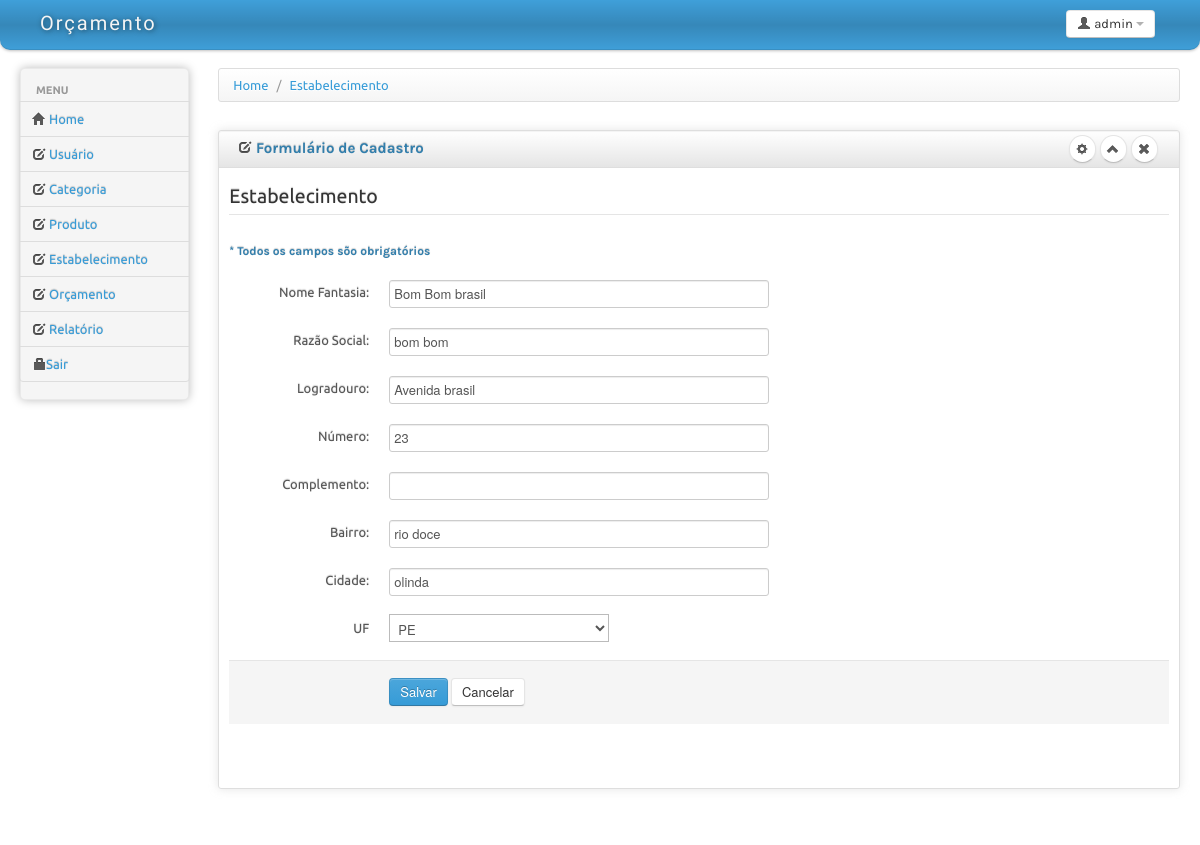
Page /estabelecimento/frmEstabelecimentoAlterar.php?id=1 on the committed database.
### tables this page shows
CREATE TABLE IF NOT EXISTS `estabelecimento` (
  `id_Estabelecimento` int(11) NOT NULL AUTO_INCREMENT,
  `nome_fantasia_estabelecimento` varchar(60) NOT NULL,
  `razao_social_estabelecimento` varchar(60) NOT NULL,
  `logradouro_estabelecimento` varchar(70) DEFAULT NULL,
  `numero_estabelecimento` varchar(6) DEFAULT NULL,
  `complemento_estabelecimento` varchar(45) DEFAULT NULL,
  `bairro_estabelecimento` varchar(45) NOT NULL,
  `cidade_estabelecimento` varchar(45) NOT NULL,
  `UF_estabelecimento` char(1) NOT NULL,
  `inclusao_estabelecimento` datetime DEFAULT NULL,
  PRIMARY KEY (`id_Estabelecimento`)
);

### Conexao/ConexaoPDO.php (called while the page is built)
<?php
class ConexaoPDO {
	private static $instancia;
 	private $db;
	private function __construct() {
			try{
				if(true){
					$host = "localhost";
					$user = "root";
					$pass = "";
					$dbname = "orcamento";
				}
				$this->db = new PDO("mysql:host=$host; dbname=$dbname",$user,$pass);
				$this->db->setAttribute(PDO::ATTR_ERRMODE, PDO::ERRMODE_EXCEPTION);
				$this->db->setAttribute(PDO::MYSQL_ATTR_USE_BUFFERED_QUERY, true);
				$this->db->exec("SET lc_time_names='pt_br'");
			}catch (PDOException $e) {
				throw new BancoException($e);
			}
		}
		 public static function getInstancia() {
			 if (!isset(self::$instancia)) {
				 self::$instancia = new ConexaoPdo();
			 }
			 return self::$instancia;
		 }
		 public function getDb() {
			 return $this->db;
		 }
 }
?>

### estabelecimento/repositorioEstabelecimento.php (called while the page is built, shortened)
<?php
require_once ('classeEstabelecimento.php');
require_once ('../Conexao/ConexaoPDO.php');
class RepositorioEstabelecimento
{
	private $conn;
	private static $instancia;
	private function __construct()
	{
		$this->conn = ConexaoPDO::getInstancia()->getDb();
	}
	public static function getInstancia()
	{
		if(!isset(self::$instancia))
			self::$instancia = new RepositorioEstabelecimento();
		return self::$instancia;
	}
	public function retornaObjeto($array)
	{
		return new Estabelecimento($array["id_Estabelecimento"], $array["nome_fantasia_estabelecimento"], $array["razao_social_estabelecimento"],$array["logradouro_estabelecimento"],$array["numero_estabelecimento"],$array["complemento_estabelecimento"],$array["bairro_estabelecimento"], $array["cidade_estabelecimento"],$array["UF_estabelecimento"]);
	}
	public function visualizar($id)
	{
		try{
		$retorno = null;
		$objEstabelecimento = new Estabelecimento($id,null,null,null,null,null, null,null,null);
		$sql = "SELECT * FROM estabelecimento WHERE id_Estabelecimento = :id";
		$this->stm = $this->conn->prepare($sql);
		$this->stm->bindValue(":id", $objEstabelecimento->getId());
		$this->stm->execute();
		while($result = $this->stm->fetch(PDO::FETCH_ASSOC))
		{
			$retorno[]=$this->retornaObjeto($result);
		}
		return $retorno;
		}
		catch(PDOException $e)
		{
		throw new MensagemTvException($e->getMessage());
		}
	}
}
?>

### estabelecimento/classeEstabelecimento.php (called while the page is built, shortened)
<?php
Class Estabelecimento
{
	private $id;
	private $nomeFantasia;
	private $razaoSocial;
	private $logradouro;
	private $numero;
	private $complemento;
	private $bairro;
	private $cidade;
	private $estado;
	function __construct($id = null,
						$nomeFantasia = null,
						$razaoSocial = null,
						$logradouro = null,
						$numero = null,
						$complemento = null,
						$bairro = null,
						$cidade = null,
						$estado = null)
	{
		$this->id = $id;
		$this->nomeFantasia = $nomeFantasia;
		$this->razaoSocial = $razaoSocial;
		$this->logradouro = $logradouro;
		$this->numero = $numero;
		$this->complemento = $complemento;
		$this->bairro = $bairro ;
		$this->cidade = $cidade;
		$this->estado = $estado;
	}
	function getId()
	{
		return $this->id;
	}
	function getNomeFantasia()
	{
		return $this->nomeFantasia;
	}
	function getRazaoSocial()
	{
		return $this->razaoSocial;
	}
	function getLogradouro()
	{
		return $this->logradouro;
	}
	function getNumero()
	{
		return $this->numero;
	}
	function getComplemento()
	{
		return $this->complemento;
	}
	function getBairro()
	{
		return $this->bairro;
	}
	function getCidade()
	{
		return $this->cidade;
	}
	function getEstado()
	{
		return $this->estado;
	}
}
?>

### estabelecimento/frmEstabelecimentoAlterar.php (the view, shortened to what this page needs)
<!DOCTYPE html>
<html lang="pt">
<head>
	<link id="bs-css" href="../estrutura/css/bootstrap-cerulean.css" rel="stylesheet">
	<link href="../estrutura/css/bootstrap-responsive.css" rel="stylesheet">
	<link href="../estrutura/css/charisma-app.css" rel="stylesheet">
	<link href="../estrutura/css/jquery-ui-1.8.21.custom.css" rel="stylesheet">
	<link href='../estrutura/css/fullcalendar.css' rel='stylesheet'>
	<link href='../estrutura/css/fullcalendar.print.css' rel='stylesheet'  media='print'>
	<link href='../estrutura/css/chosen.css' rel='stylesheet'>
	<link href='../estrutura/css/uniform.default.css' rel='stylesheet'>
	<link href='../estrutura/css/colorbox.css' rel='stylesheet'>
	<link href='../estrutura/css/jquery.cleditor.css' rel='stylesheet'>
	<link href='../estrutura/css/jquery.noty.css' rel='stylesheet'>
	<link href='../estrutura/css/noty_theme_default.css' rel='stylesheet'>
	<link href='../estrutura/css/elfinder.min.css' rel='stylesheet'>
	<link href='../estrutura/css/elfinder.theme.css' rel='stylesheet'>
	<link href='../estrutura/css/jquery.iphone.toggle.css' rel='stylesheet'>
	<link href='../estrutura/css/opa-icons.css' rel='stylesheet'>
	<link href='../estrutura/css/uploadify.css' rel='stylesheet'>
</head>
<body>
	<div class="navbar">
		<div class="navbar-inner">
			<div class="container-fluid">
				<a class="brand" href="index.html"> <span>Or&ccedil;amento</span></a>
				<div class="btn-group pull-right" >
					<a class="btn dropdown-toggle" data-toggle="dropdown" href="#">
						<i class="icon-user"></i><span class="hidden-phone"> admin</span>
						<span class="caret"></span>
					</a>
				</div>
				</div>
		</div>
	</div>
		<div class="container-fluid">
		<div class="row-fluid">
			<div class="span2 main-menu-span">
				<div class="well nav-collapse sidebar-nav">
					<ul class="nav nav-tabs nav-stacked main-menu">
						<li class="nav-header hidden-tablet">Menu</li>
						<li><a class="ajax-link" href="../index.html"><i class="icon-home"></i><span class="hidden-tablet"> Home</span></a></li>
						<li><a class="ajax-link" href="../usuario/exibirUsuario.php"><i class="icon-edit"></i><span class="hidden-tablet"> Usu&aacute;rio</span></a></li>
						<li><a class="ajax-link" href="../categoria/exibirCategoria.php"><i class="icon-edit"></i><span class="hidden-tablet"> Categoria</span></a></li>
						<li><a class="ajax-link" href="..produto/exibirProduto.php"><i class="icon-edit"></i><span class="hidden-tablet"> Produto</span></a></li>
						<li><a class="ajax-link" href="../estabelecimento/exibirDados.php"><i class="icon-edit"></i><span class="hidden-tablet"> Estabelecimento</span></a></li>
						<li><a class="ajax-link" href="../orcamento/exibirOrcamento.php"><i class="icon-edit"></i><span class="hidden-tablet"> Or&ccedilamento</span></a></li>
						<li><a class="ajax-link" href="../relatorio/relatorio.php"><i class="icon-edit"></i><span class="hidden-tablet"> Relat&oacute;rio</span></a></li>
						<li><a href="../login/index.php"><i class="icon-lock"></i><span class="hidden-tablet">Sair</span></a></li>
					</ul>
				</div>
			</div>
			<div id="content" class="span10">
			<div>
				<ul class="breadcrumb">
					<li>
						<a href="#">Home</a> <span class="divider">/</span>
					</li>
					<li>
						<a href="#">Estabelecimento</a>
					</li>
				</ul>
			</div>
			<div class="row-fluid sortable">
				<div class="box span12">
					<div class="box-header well" data-original-title>
						<h2><i class="icon-edit"></i> Formul&aacute;rio de Cadastro</h2>
						<div class="box-icon">
							<a href="#" class="btn btn-setting btn-round"><i class="icon-cog"></i></a>
							<a href="#" class="btn btn-minimize btn-round"><i class="icon-chevron-up"></i></a>
							<a href="#" class="btn btn-close btn-round"><i class="icon-remove"></i></a>
						</div>
					</div>
					<?php
					require_once 'repositorioEstabelecimento.php';
					$id = $_GET['id'];
					$retornoobjEstabelecimento = RepositorioEstabelecimento::getInstancia()->visualizar($id);
					foreach($retornoobjEstabelecimento as $objEstabelecimento)
					{
					?>
					<div class="box-content">
						<form class="form-horizontal" method="post" action = "alterarDados.php">
						  <fieldset>
							<legend>Estabelecimento</legend>
							<h5>* Todos os campos s&otilde;o obrigat&oacute;rios</h5><br/>
							<div class="control-group">
							  <label class="control-label" for="nomeFantasia">Nome Fantasia: </label>
							  <div class="controls">
								<input type="text" class="span6 typeahead" id="typeahead"  data-provide="typeahead" data-items="4" name="nomeFantasia" required value = "<?php echo utf8_encode($objEstabelecimento->getNomeFantasia());?>">
							 </div>
							</div>
							<div class="control-group">
							  <label class="control-label" for="razaoSocial">Raz&atilde;o Social: </label>
							  <div class="controls">
								<input type="text" class="span6 typeahead" id="typeahead"  data-provide="typeahead" data-items="4" name="razaoSocial" required value = "<?php echo utf8_encode($objEstabelecimento->getRazaoSocial());?>">
							 </div>
							</div>
							<div class="control-group">
							  <label class="control-label" for="logradouro">Logradouro: </label>
							  <div class="controls">
								<input type="text" class="span6 typeahead" id="typeahead"  data-provide="typeahead" data-items="4" name="logradouro" required value = "<?php echo utf8_encode($objEstabelecimento->getLogradouro());?>" >
							 </div>
							</div>
							<div class="control-group">
							  <label class="control-label" for="numero">N&uacute;mero: </label>
							  <div class="controls">
								<input type="text" class="span6 typeahead" id="typeahead"  data-provide="typeahead" data-items="4" name="numero" required value = "<?php echo $objEstabelecimento->getNumero();?>">
							 </div>
							</div>
							<div class="control-group">
							  <label class="control-label" for="complemento">Complemento: </label>
							  <div class="controls">
								<input type="text" class="span6 typeahead" id="typeahead"  data-provide="typeahead" data-items="4" name="complemento" value = "<?php echo utf8_encode($objEstabelecimento->getComplemento());?>">
							 </div>
							</div>
							<div class="control-group">
							  <label class="control-label" for="bairro">Bairro: </label>
							  <div class="controls">
								<input type="text" class="span6 typeahead" id="typeahead"  data-provide="typeahead" data-items="4" name="bairro" required value = "<?php echo utf8_encode($objEstabelecimento->getBairro());?>">
							 </div>
							</div>
							<div class="control-group">
							  <label class="control-label" for="cidade">Cidade: </label>
							  <div class="controls">
								<input type="text" class="span6 typeahead" id="typeahead"  data-provide="typeahead" data-items="4" name = "cidade" required value = "<?php echo utf8_encode($objEstabelecimento->getCidade());?>">
							 </div>
							</div>
							<div class="control-group">
							<label class="control-label" for="estado">UF </label>
							<div class="controls">
							  <select id="selectError" data-rel="chosen" name="estado" required value = "<?php echo $objEstabelecimento->getEstado();?>">
								<option Selected>PE</option>
							  </select>
							  </div>
						  <?php
								}
						  ?>
							<div class="form-actions">
							  <button type="submit" class="btn btn-primary">Salvar</button>
							  <button type="reset" class="btn">Cancelar</button>
							</div>
						</div>
						</fieldset>
						</form>
					</div>
				</div>
			</div>
</body>
</html>

### estrutura/css/charisma-app.css (style rules this page uses)
select { background-color:#fff; }
.box { border: 1px solid #DEDEDE; border-radius:3px; -webkit-border-radius:3px; -moz-border-radius:3px; margin-top: 10px; margin-bottom: 10px ; box-shadow: 0 0 10px rgba(189, 189, 189, 0.4); -webkit-box-shadow: 0 0 10px rgba(189, 189, 189, 0.4); -moz-box-shadow: 0 0 10px rgba(189, 189, 189, 0.4); }
.box-header { border:none; padding-top:5px; border-bottom: 1px solid #DEDEDE; border-radius:3px 3px 0 0; -webkit-border-radius:3px 3px 0 0; -moz-border-radius:3px 3px 0 0; height:12px; min-height:12px; margin-bottom: 0; cursor:move; font-weight:bold; font-size:16px; background: -moz-linear-gradient(top, rgba(255,255,255,0) 0%, rgba(0,0,0,0.1) 100%); background: -webkit-gradient(linear, left top, left bottom, color-stop(0%,rgba(255,255,255,0)), color-stop(100%,rgba(0,0,0,0.1))); background: -webkit-linear-gradient(top, rgba(255,255,255,0) 0%,rgba(0,0,0,0.1) 100%); background: -o-linear-gradient(top, rgba(255,255,255,0) 0%,rgba(0,0,0,0.1) 100%); background: -ms-linear-gradient(top, rgba(255,255,255,0) 0%,rgba(0,0,0,0.1) 100%); background: linear-gradient(to bottom, rgba(255,255,255,0) 0%,rgba(0,0,0,0.1) 100%); filter: progid:DXImageTransform.Microsoft.gradient( startColorstr='#00ffffff', endColorstr='#1a000000',GradientType=0 ); }
.box-header h2 { font-size:15px; width:auto; clear:none; float:left; line-height:25px; white-space: nowrap; }
.box-header h2 > i { margin-top:1px; }
.box-icon { float:right; }
.box-icon a { clear:none; float:left; margin:0 2px; height: 18px; width:5px; margin-top: -1px; }
.box-icon a i { margin-left:-4.5px; }
.box-content { padding:10px; }
.btn-round { border-radius: 40px; -webkit-border-radius: 40px; -moz-border-radius: 40px; font-size:12px; padding-top:4px; }
.sidebar-nav { min-height:0; box-shadow: 0 0 10px #BDBDBD; -webkit-box-shadow: 0 0 10px #BDBDBD; -moz-box-shadow: 0 0 10px #BDBDBD; border-radius: 5px; -webkit-border-radius: 5px; -moz-border-radius: 5px; margin-bottom: 0; padding-bottom:0; }
.sidebar-nav > ul > li:not(.nav-header) { margin-right:-2px; margin-left:-2px; }
.brand { font-family: 'Shojumaru', cursive, Arial, serif; letter-spacing:2px; text-shadow:1px 1px 5px rgba(0, 0, 0, 0.5); width:166px; }
.brand span { float:left; }
.navbar-inner { border-radius:0 0 10px 10px; -webkit-border-radius:0 0 10px 10px; -moz-border-radius:0 0 10px 10px; padding-top:5px; padding-bottom:5px; }
.pull-right { float:right !important; }

### estabelecimento/frmEstabelecimentoAlterar.php (style rules this page uses)
body { padding-bottom: 40px; }
.sidebar-nav { padding: 9px 0; }

### rows in the picture
estabelecimento: nomeFantasia "Bom Bom brasil", razaoSocial "bom bom", logradouro "Avenida brasil", numero "23", bairro "rio doce", cidade "olinda", estado "PE"
